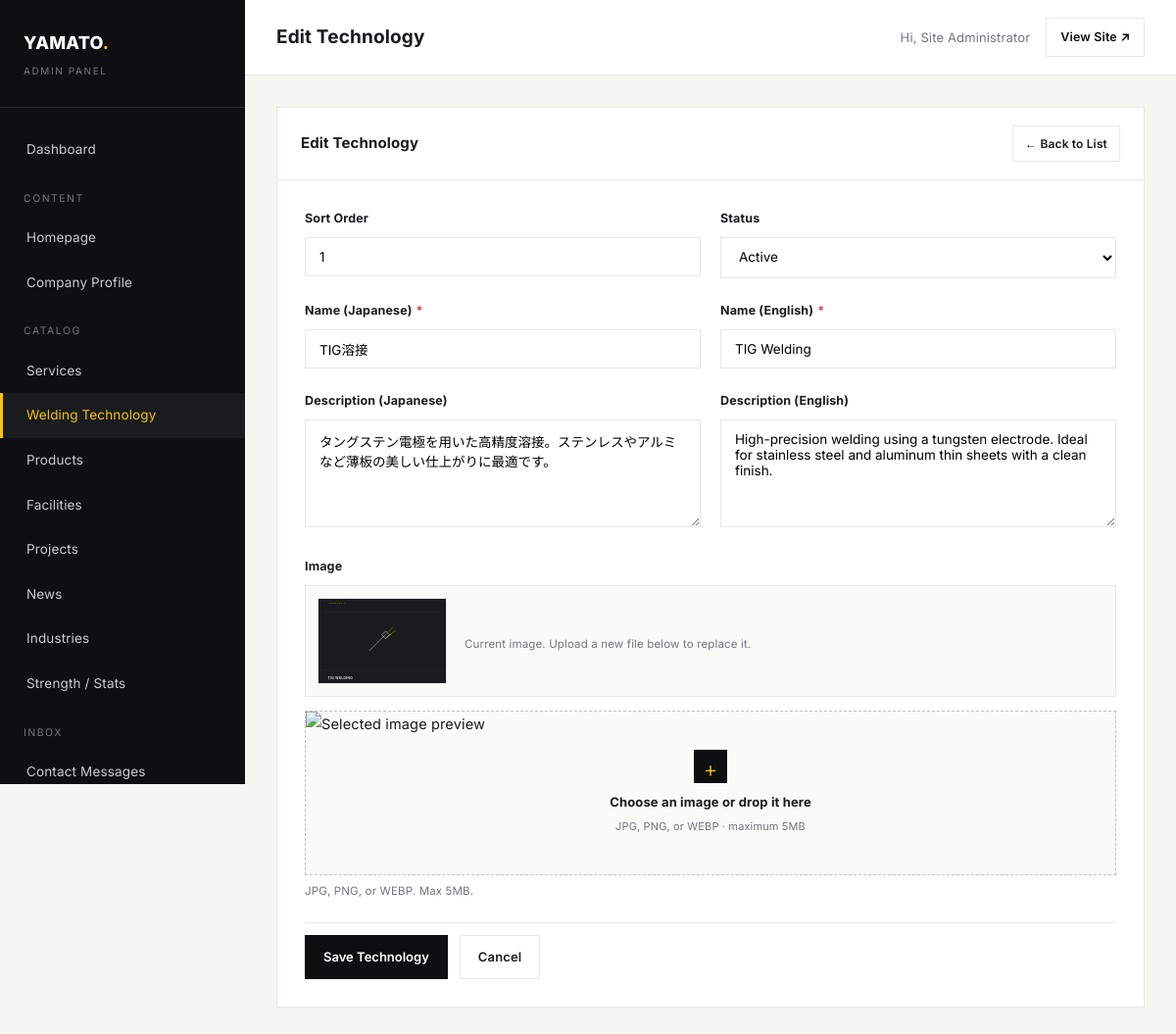
Page /admin/technology-form.php?id=1 (signed in) on the committed database.
### tables this page shows
CREATE TABLE technologies (
    id INT AUTO_INCREMENT PRIMARY KEY,
    sort_order INT DEFAULT 0,
    name_ja VARCHAR(255) NOT NULL,
    name_en VARCHAR(255) NOT NULL,
    description_ja TEXT,
    description_en TEXT,
    image VARCHAR(255),
    status TINYINT(1) DEFAULT 1,
    created_at TIMESTAMP DEFAULT CURRENT_TIMESTAMP
);

### includes/functions.php (called while the page is built, shortened)
<?php
function e(?string $value): string
{
    return htmlspecialchars((string) $value, ENT_QUOTES, 'UTF-8');
}
function image_url(?string $filename, string $subfolder): string
{
    return base_url('uploads/' . $subfolder . '/' . $filename);
}
function base_url(string $path = ''): string
{
    $scriptDir = str_replace('\\', '/', dirname($_SERVER['SCRIPT_NAME']));
    if (basename($scriptDir) === 'admin') {
        $scriptDir = dirname($scriptDir);
    }
    $scriptDir = rtrim($scriptDir, '/');
    return $scriptDir . '/' . ltrim($path, '/');
}
function admin_url(string $path = ''): string
{
    return rtrim(base_url('admin'), '/') . '/' . ltrim($path, '/');
}

### admin/technology-form.php (the view, shortened to what this page needs)
<?php
$pdo = getPDO();
$id = isset($_GET['id']) ? (int) $_GET['id'] : 0;
$tech = null;
if ($id) {
    $stmt = $pdo->prepare("SELECT * FROM technologies WHERE id = :id");
    $stmt->execute([':id' => $id]);
    $tech = $stmt->fetch();
}
$old = $tech ?: [
    'sort_order' => 0, 'name_ja' => '', 'name_en' => '', 'description_ja' => '',
    'description_en' => '', 'status' => 1, 'image' => null,
];
$adminTitle  = $id ? 'Edit Technology' : 'Add Technology';
include __DIR__ . '/includes/admin-header.php';
?>
<div class="admin-panel">
    <div class="admin-panel-head">
        <h2><?= e($adminTitle) ?></h2>
        <a href="<?= e(admin_url('technologies.php')) ?>" class="abtn abtn--outline abtn--sm">&larr; Back to List</a>
    </div>
    <form method="post" enctype="multipart/form-data" class="admin-form">
        <div class="aform-row--split2">
            <div class="aform-row">
                <label class="aform-label">Sort Order</label>
                <input type="number" name="sort_order" class="aform-control" value="<?= e((string)$old['sort_order']) ?>">
            </div>
            <div class="aform-row">
                <label class="aform-label">Status</label>
                <select name="status" class="aform-control">
                    <option value="1" <?= $old['status'] ? 'selected' : '' ?>>Active</option>
                </select>
            </div>
        </div>
        <div class="aform-row--split2">
            <div class="aform-row">
                <label class="aform-label">Name (Japanese)<span class="req">*</span></label>
                <input type="text" name="name_ja" class="aform-control" value="<?= e($old['name_ja']) ?>" required>
            </div>
            <div class="aform-row">
                <label class="aform-label">Name (English)<span class="req">*</span></label>
                <input type="text" name="name_en" class="aform-control" value="<?= e($old['name_en']) ?>" required>
            </div>
        </div>
        <div class="aform-row--split2">
            <div class="aform-row">
                <label class="aform-label">Description (Japanese)</label>
                <textarea name="description_ja" class="aform-control"><?= e($old['description_ja']) ?></textarea>
            </div>
            <div class="aform-row">
                <label class="aform-label">Description (English)</label>
                <textarea name="description_en" class="aform-control"><?= e($old['description_en']) ?></textarea>
            </div>
        </div>
        <div class="aform-row">
            <label class="aform-label">Image</label>
            <?php if (!empty($old['image'])): ?>
            <div class="aform-current-image">
                <img src="<?= e(image_url($old['image'], 'technologies')) ?>" alt="">
                <span class="aform-hint">Current image. Upload a new file below to replace it.</span>
            </div>
            <?php endif; ?>
            <div class="aform-hint">JPG, PNG, or WEBP. Max 5MB.</div>
        </div>
        <div class="aform-actions">
            <button type="submit" class="abtn abtn--primary">Save Technology</button>
            <a href="<?= e(admin_url('technologies.php')) ?>" class="abtn abtn--outline">Cancel</a>
        </div>
    </form>
</div>
<?php include __DIR__ . '/includes/admin-footer.php'; ?>

### assets/css/style.css (style rules this page uses)
:root { --c-black: #0E0F11; --c-graphite: #191B1F; --c-dark-gray: #292C31; --c-gray: #72767C; --c-light-gray: #E8E9E7; --c-white: #FFFFFF; --c-off-white: #F5F5F2; --c-yellow: #F5C400; --font-jp: 'Noto Sans JP', 'Inter', sans-serif; --font-en: 'Inter', 'Noto Sans JP', sans-serif; --container: 1240px; --gutter: 32px; --header-h: 88px; --ease: cubic-bezier(.22, .61, .36, 1); --transition: 0.5s var(--ease); }
html[lang="en"] { --font-body: var(--font-en); }
*, *::before, *::after { box-sizing: border-box; }
html { scroll-behavior: smooth; }
body { margin: 0; font-family: var(--font-body, var(--font-jp)); color: var(--c-graphite); background: var(--c-white); -webkit-font-smoothing: antialiased; line-height: 1.75; font-size: 16px; letter-spacing: 0.01em; overflow-x: hidden; }
img { max-width: 100%; display: block; }
a { color: inherit; text-decoration: none; }
button { font-family: inherit; cursor: pointer; }
input, textarea, select { font-family: inherit; font-size: 1rem; }
h1, h2, h3, h4, p { margin: 0; }

### assets/css/admin.css (style rules this page uses)
body.admin-body { margin: 0; font-family: 'Inter', sans-serif; background: var(--c-off-white); color: var(--c-graphite); font-size: 14.5px; }
.admin-panel { background: var(--c-white); border: 1px solid var(--c-light-gray); margin-bottom: 28px; }
.admin-panel-head { padding: 18px 24px; border-bottom: 1px solid var(--c-light-gray); display: flex; align-items: center; justify-content: space-between; }
.admin-panel-head h2 { font-size: 15px; font-weight: 700; }
.abtn { display: inline-flex; align-items: center; gap: 8px; padding: 10px 18px; font-size: 13px; font-weight: 600; border: 1px solid transparent; cursor: pointer; background: none; font-family: inherit; }
.abtn--primary { background: var(--c-black); color: var(--c-white); }
.abtn--outline { border-color: var(--c-light-gray); color: var(--c-graphite); }
.abtn--sm { padding: 7px 12px; font-size: 12px; }
.admin-form { padding: 28px; }
.aform-row { margin-bottom: 22px; }
.aform-row--split2 { display: grid; grid-template-columns: 1fr 1fr; gap: 20px; }
.aform-label { display: block; font-size: 12.5px; font-weight: 700; margin-bottom: 8px; color: var(--c-graphite); }
.aform-label .req { color: #D64545; margin-left: 4px; }
.aform-hint { font-size: 11.5px; color: var(--c-gray); margin-top: 6px; }
.aform-control { width: 100%; padding: 11px 14px; border: 1px solid var(--c-light-gray); font-size: 13.5px; background: var(--c-white); font-family: inherit; }
textarea.aform-control { min-height: 110px; resize: vertical; }
.aform-actions { display: flex; gap: 12px; padding-top: 12px; border-top: 1px solid var(--c-light-gray); margin-top: 8px; }
.aform-current-image { display: flex; align-items: center; gap: 18px; margin-bottom: 14px; padding: 12px; border: 1px solid var(--c-light-gray); background: #FAFAF8; }
.aform-current-image img { width: 132px; height: 88px; object-fit: cover; border: 1px solid var(--c-light-gray); background: var(--c-graphite); }

### rows in the picture
technologies: sort_order "1", status "Active", name_ja "TIG溶接", name_en "TIG Welding", description_ja "タングステン電極を用いた高精度溶接。ステンレスやアルミなど薄板の美しい仕上がりに最適です。", description_en "High-precision welding using a tungsten electrode. Ideal for stainless steel and aluminum thin sheets with a clean finish.", image (picture)

### other values in the picture
$adminTitle "Edit Technology"
$_SESSION['admin_name'] ?: $_SESSION['admin_username'] "Site Administrator"
